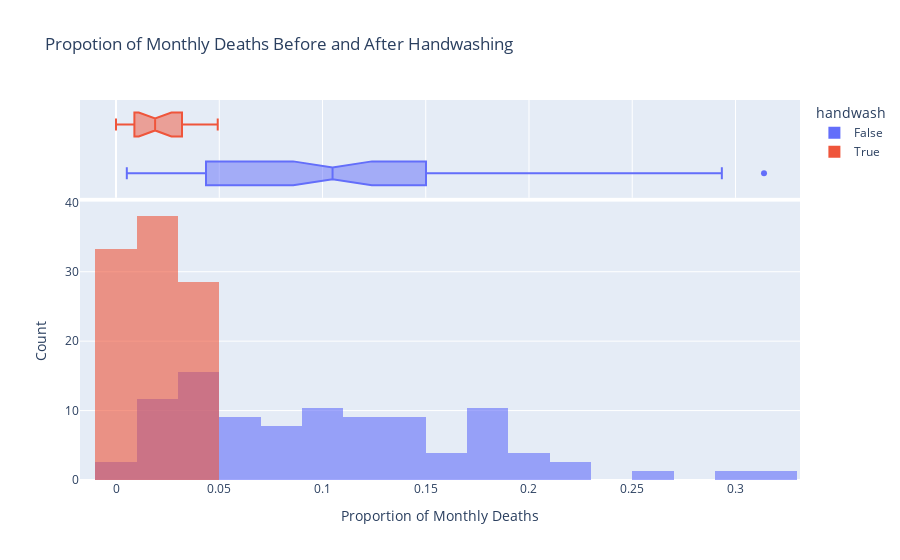

Notebook code cell kept with this figure:
### Markdown cell above
### Use Histograms to Visualise the Monthly Distribution of Outcomes

**Challenge**: Create a [plotly histogram](https://plotly.com/python/histograms/) to show the monthly percentage of deaths. 

* Use docs to check out the available parameters. Use the [`color` parameter](https://plotly.github.io/plotly.py-docs/generated/plotly.express.histogram.html) to display two overlapping histograms.
* The time period of handwashing is shorter than not handwashing. Change `histnorm` to `percent` to make the time periods comparable. 
* Make the histograms slighlty transparent
* Experiment with the number of bins on the histogram. Which number work well in communicating the range of outcomes?
* Just for fun, display your box plot on the top of the histogram using the `marginal` parameter.

### Code cell
fig = px.histogram(df_monthly, 
            x = "pct_deaths",
            color = "handwash",
            nbins = 30,
            barmode='overlay',
            histnorm='percent',
            opacity = 0.6,
            marginal = "box",
            title = "Propotion of Monthly Deaths Before and After Handwashing",
)
fig.update_layout(xaxis_title='Proportion of Monthly Deaths',
                   yaxis_title='Count',)
fig.show()

### Figure 1 — Plotly figure (JSON) as saved in the notebook; plotly's stock layout.template omitted (floating-point values rounded to 4 significant figures)
{"data": [{"alignmentgroup": "True", "bingroup": "x", "histnorm": "percent", "hovertemplate": "handwash=False<br>pct_deaths=%{x}<br>percent=%{y}<extra></extra>", "legendgroup": "False", "marker": {"color": "#636efa", "opacity": 0.6, "pattern": {"shape": ""}}, "name": "False", "nbinsx": 30, "offsetgroup": "False", "orientation": "v", "showlegend": true, "type": "histogram", "x": [0.1457, 0.07531, 0.04332, 0.01569, 0.007843, 0.05, 0.08421, 0.01351, 0.01878, 0.1102, 0.2255, 0.2085, 0.1222, 0.1023, 0.1074, 0.03226, 0.06593, 0.2078, 0.2546, 0.1839, 0.2934, 0.2297, 0.3138, 0.1912, 0.1597, 0.1241, 0.1193, 0.06098, 0.04082, 0.005236, 0.01554, 0.02262, 0.176, 0.07143, 0.08051, 0.1516, 0.1128, 0.1703, 0.1731, 0.05833, 0.02679, 0.04369, 0.0632, 0.01224, 0.03226, 0.1102, 0.1055, 0.07591, 0.04745, 0.04452, 0.04231, 0.04392, 0.07143, 0.06122, 0.03586, 0.1055, 0.1484, 0.1094, 0.1049, 0.1339, 0.1809, 0.1543, 0.1897, 0.1344, 0.1015, 0.131, 0.1806, 0.1439, 0.1496, 0.1077, 0.05369, 0.03215, 0.01923, 0.03607, 0.1827, 0.1224, 0.02239], "xaxis": "x", "yaxis": "y"}, {"alignmentgroup": "True", "hovertemplate": "handwash=False<br>pct_deaths=%{x}<extra></extra>", "legendgroup": "False", "marker": {"color": "#636efa"}, "name": "False", "notched": true, "offsetgroup": "False", "showlegend": false, "type": "box", "x": [0.1457, 0.07531, 0.04332, 0.01569, 0.007843, 0.05, 0.08421, 0.01351, 0.01878, 0.1102, 0.2255, 0.2085, 0.1222, 0.1023, 0.1074, 0.03226, 0.06593, 0.2078, 0.2546, 0.1839, 0.2934, 0.2297, 0.3138, 0.1912, 0.1597, 0.1241, 0.1193, 0.06098, 0.04082, 0.005236, 0.01554, 0.02262, 0.176, 0.07143, 0.08051, 0.1516, 0.1128, 0.1703, 0.1731, 0.05833, 0.02679, 0.04369, 0.0632, 0.01224, 0.03226, 0.1102, 0.1055, 0.07591, 0.04745, 0.04452, 0.04231, 0.04392, 0.07143, 0.06122, 0.03586, 0.1055, 0.1484, 0.1094, 0.1049, 0.1339, 0.1809, 0.1543, 0.1897, 0.1344, 0.1015, 0.131, 0.1806, 0.1439, 0.1496, 0.1077, 0.05369, 0.03215, 0.01923, 0.03607, 0.1827, 0.1224, 0.02239], "xaxis": "x2", "yaxis": "y2"}, {"alignmentgroup": "True", "bingroup": "x", "histnorm": "percent", "hovertemplate": "handwash=True<br>pct_deaths=%{x}<br>percent=%{y}<extra></extra>", "legendgroup": "True", "marker": {"color": "#EF553B", "opacity": 0.6, "pattern": {"shape": ""}}, "name": "True", "nbinsx": 30, "offsetgroup": "True", "orientation": "v", "showlegend": true, "type": "histogram", "x": [0.012, 0.01894, 0.0458, 0.03957, 0.04472, 0.0293, 0.03534, 0.006873, 0, 0.006557, 0.009585, 0.01136, 0.003717, 0, 0.009615, 0.02341, 0.02903, 0.0134, 0.02233, 0.03085, 0.04926], "xaxis": "x", "yaxis": "y"}, {"alignmentgroup": "True", "hovertemplate": "handwash=True<br>pct_deaths=%{x}<extra></extra>", "legendgroup": "True", "marker": {"color": "#EF553B"}, "name": "True", "notched": true, "offsetgroup": "True", "showlegend": false, "type": "box", "x": [0.012, 0.01894, 0.0458, 0.03957, 0.04472, 0.0293, 0.03534, 0.006873, 0, 0.006557, 0.009585, 0.01136, 0.003717, 0, 0.009615, 0.02341, 0.02903, 0.0134, 0.02233, 0.03085, 0.04926], "xaxis": "x2", "yaxis": "y2"}], "layout": {"barmode": "overlay", "legend": {"title": {"text": "handwash"}, "tracegroupgap": 0}, "title": {"text": "Propotion of Monthly Deaths Before and After Handwashing"}, "xaxis": {"anchor": "y", "domain": [0, 1], "title": {"text": "Proportion of Monthly Deaths"}}, "xaxis2": {"anchor": "y2", "domain": [0, 1], "matches": "x", "showgrid": true, "showticklabels": false}, "yaxis": {"anchor": "x", "domain": [0, 0.7326], "title": {"text": "Count"}}, "yaxis2": {"anchor": "x2", "domain": [0.7426, 1], "matches": "y2", "showgrid": false, "showline": false, "showticklabels": false, "ticks": ""}}}
